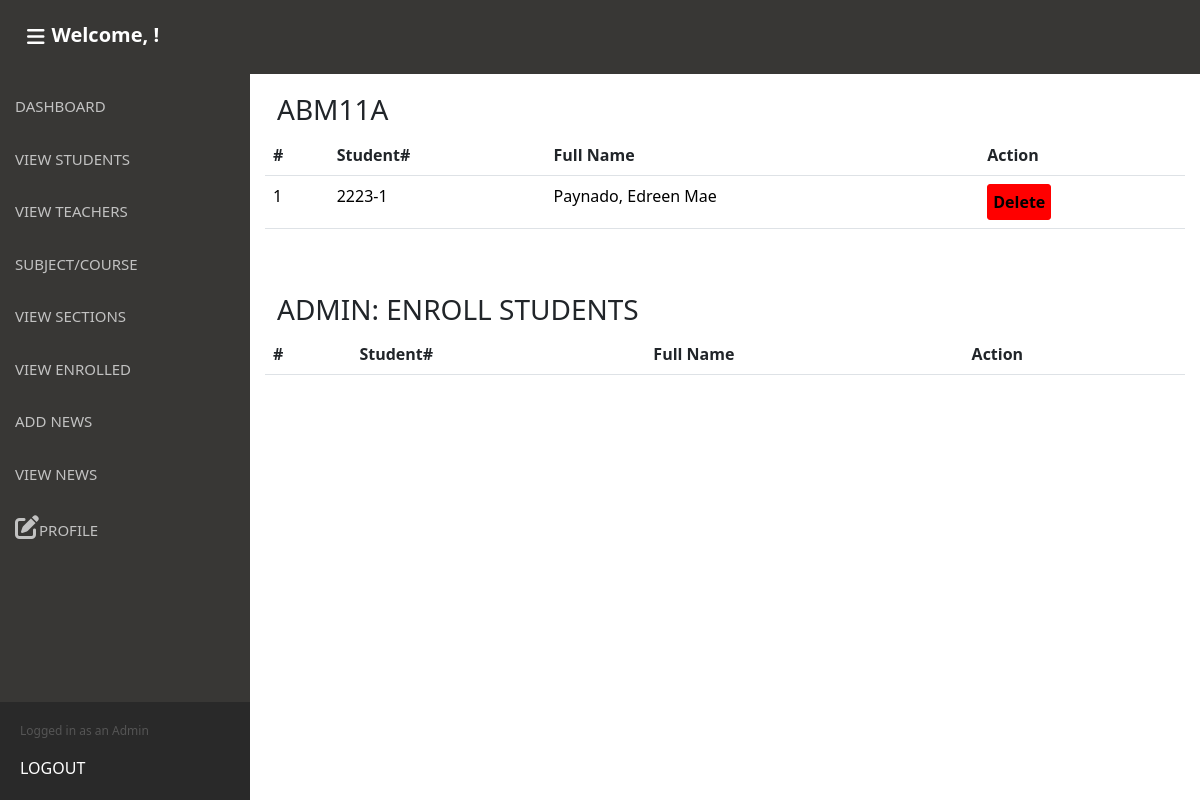
Screenshot of /admin/sectionData/viewenrolledList.php?section_id=1 with the database file from the repository.
### tables this page shows
CREATE TABLE `section` (
  `section_id` int(11) NOT NULL,
  `schoolyear` varchar(50) NOT NULL,
  `grade_year` varchar(50) NOT NULL,
  `section` varchar(50) NOT NULL,
  `section_course` varchar(50) NOT NULL,
  `yearsection` varchar(50) NOT NULL,
  `start_date` datetime NOT NULL,
  `end_date` datetime NOT NULL,
  `student_qty` int(50) NOT NULL,
  `max_qty` int(50) NOT NULL,
  `adviser` varchar(50) NOT NULL,
  `section_status` varchar(50) NOT NULL,
  `assign_status` varchar(50) NOT NULL
);

CREATE TABLE `enrollment` (
  `enrollment_id` int(11) NOT NULL,
  `student_id` varchar(50) NOT NULL,
  `student_number` varchar(50) NOT NULL,
  `section_id` varchar(50) NOT NULL,
  `adviser` varchar(50) NOT NULL,
  `fullname` varchar(50) NOT NULL,
  `student_email` varchar(50) NOT NULL,
  `yearsection` varchar(50) NOT NULL,
  `enrollment_status` varchar(50) NOT NULL,
  `schoolyear` varchar(50) NOT NULL
);

CREATE TABLE `users` (
  `id` int(11) NOT NULL,
  `email` varchar(50) NOT NULL,
  `student_number` varchar(50) NOT NULL,
  `course` varchar(50) NOT NULL,
  `password` varchar(100) NOT NULL,
  `firstname` varchar(50) NOT NULL,
  `middlename` varchar(50) NOT NULL,
  `lastname` varchar(50) NOT NULL,
  `contact_number` varchar(50) NOT NULL,
  `userlevel` varchar(50) NOT NULL,
  `status` varchar(50) NOT NULL,
  `year` varchar(50) NOT NULL,
  `schoolyear` varchar(50) NOT NULL,
  `schoolyear_accepted` varchar(50) NOT NULL
);

### admin/sectionData/viewenrolledList.php (the view, shortened to what this page needs)
<?php
require_once('../../includes/connect.php');
$getSection_id=$_GET['section_id'];
$sec=mysqli_fetch_array(mysqli_query($conn,"SELECT * FROM section WHERE section_id='$getSection_id'"));
?>
<!DOCTYPE html>
<html lang="en">
<head>
<link rel="stylesheet" href="../../css/styles.css">
</head>
<body>
<?Php require_once('../../includes/navbar.php') ?>
<div class="wrap"id="wrap">
<div class="container">
    <div class="row mt-5">
        <h3><?php echo $sec['section_course'].$sec['yearsection']?></h3>
        <table class="table">
            <tr>
                <th>#</th>
                <th>Student#</th>
                <th>Full Name</th>
                <th>Action</th>
            </tr>
            <?php
            $section="SELECT en.*, u.* FROM enrollment en, users u WHERE en.student_number=u.student_number AND section_id='$getSection_id'";
            $result_section=mysqli_query($conn,$section);
            $c=0;
            while($row=mysqli_fetch_array($result_section)){
                $c++;
            ?>
            <tr id="<?php echo $row['id']?>">
                <td><?php echo $c?></td>
                <td><?php echo $row['student_number']?></td>
                <td><?php echo $row['lastname'].', '.$row['firstname'].' '.$row['middlename']?></td>
                <td><button onclick="confirm('Are you sure1?') && deleteEnrolled_student(<?php echo $row['id']?>)"class="redblackButton">Delete</button></td>
            </tr>
            <?php
            }
            ?>
        </table>
    </div>
    <div class="row mt-5">
        <h3>ADMIN: ENROLL STUDENTS</h3>
        <table class="table">
            <tr>
                <th>#</th>
                <th>Student#</th>
                <th>Full Name</th>
                <th>Action</th>
            </tr>
        </table>
    </div>
</div>
</div>
</body>
</html>

### css/styles.css (style rules this page uses)
body { margin:0; font-family: "Lato", sans-serif; }
* { box-sizing: border-box; }
.usertableStyle tr, td { color:#000; padding:10px; border-bottom:1px solid #dbdbdb; border-collapse:collapse; }
.wrap { margin:0 auto; padding:15px; transition:0.3s; position:relative; top:30px; margin-left:250px; }
.teacherwrapper tr td,th { border:1px solid #000; padding:5px 5px 5px 20px; }
.redblackButton { padding:5px; background-color:red; border:1px solid red; border-radius:3px; font-weight:bold; cursor:pointer; margin-right:5px; }

### rows the page displays
section: section_course "ABM", yearsection "11A"
enrollment: users.student_number "2223-1", users.lastname "Paynado", users.firstname "Edreen Mae"
